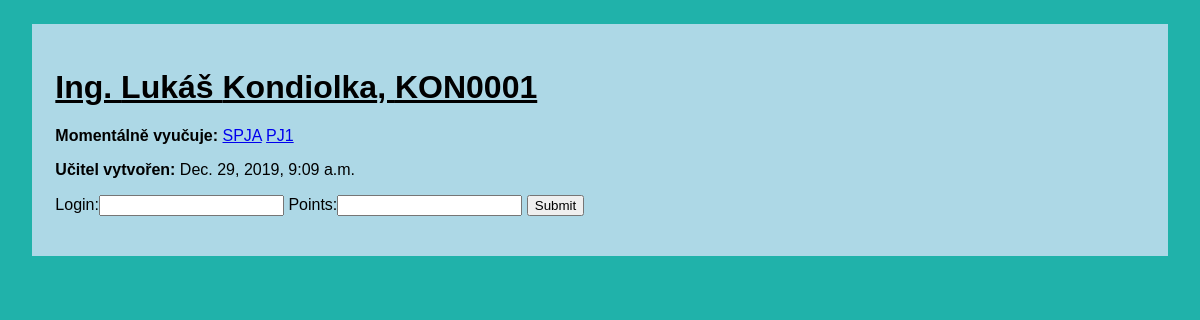
Screenshot of /teacher/1 with the database file from the repository.
### grading/models.py (models this page shows, shortened)
class Teacher(models.Model):
    login = models.CharField(max_length=7, unique=True, null=False)
    password = models.CharField(max_length=100, null=False)
    degree = models.CharField(max_length=100, null=True)
    name = models.CharField(max_length=25, null=False)
    surname = models.CharField(max_length=700, null=False)
    created_at = models.DateTimeField(auto_now_add=True)
    def get_subjects(self):
        return self.subjects.all()

class Subject(models.Model):
    subject_code = models.CharField(max_length=20, null=False, unique=True)
    title = models.CharField(max_length=200, null=False)
    description = models.TextField(max_length=2000, null=False)
    min_points = models.IntegerField(null=False)
    created_at = models.DateField(auto_now_add=True)
    teacher = models.ForeignKey(Teacher, related_name='subjects', on_delete=models.SET_NULL, null=True)
    def __str__(self):
        return self.subject_code

### grading/views.py (the view)
# urls.py: path('teacher/<int:teacher_id>', views.teacher, name="teacher"),
def teacher(request, teacher_id):
    if request.method == 'POST':
        form = AddPointsToStudentForm(request.POST)
        if form.is_valid():
            stud = get_object_or_404(Student, login=form.cleaned_data['login'])
            new_points = stud.points + form.cleaned_data['points']
            Student.objects.filter(id=stud.id).update(points=new_points)
    else:
        form = AddPointsToStudentForm()
    return render(request, 'grading/teacher.html', {'teacher' : get_object_or_404(Teacher, id=teacher_id), 'form' : form})

### grading/forms.py
class AddPointsToStudentForm(forms.Form):
    login = forms.CharField(label="Login", max_length=7)
    points = forms.IntegerField(label="Points")

### grading/templates/grading/teacher.html (shortened to what this page needs)
<body>
    <div id=main>
        <h1><u>{{ teacher.degree }} {{ teacher.name }} {{ teacher.surname }}, {{teacher.login}}</u></h1>
        <div id=info>
            <p>
                <strong>Momentálně vyučuje: </strong>
                {% for subject in teacher.get_subjects %}
                <a href="{% url 'grading:subject_details' subject.id %}">{{ subject }}</a>
                {% endfor %}
            </p>
            <p>
                <strong>Učitel vytvořen:</strong>
                {{teacher.created_at}}
            </p>
        </div>
        <div id=form_div>
            <form action="/teacher/{{teacher.id}}" method="POST">
                {{ form }}
                <input type = "submit" value="Submit">
            </form>
        </div>
    </div>
</body>

### grading/templates/grading/teacher.html (style rules this page uses)
body { font-family:Arial, Helvetica, sans-serif; background-color:lightseagreen; }
#main { background-color:lightblue; padding: 2%; margin: 2%; }

### rows the page displays
Teacher: degree "Ing.", name "Lukáš", surname "Kondiolka", login "KON0001", created_at "Dec. 29, 2019, 9:09 a.m."
Subject: subject_code "SPJA"
Subject: subject_code "PJ1"
